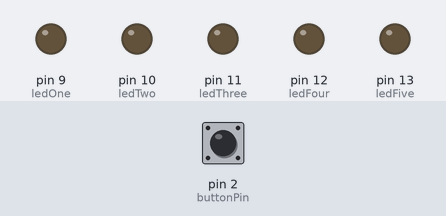
The sketch below on a simulated Arduino Uno, built with avr-gcc and run on an emulated ATmega328P. Parts: output pins drawn as LEDs (lit = HIGH). The test bench sets the inputs (shaded band); at power-on: pin 2 (buttonPin) HIGH.

Above: at 1.2 s.
1.3 s: pin 2 (buttonPin) pulled LOW for 0.15 s
At 1.37 s:
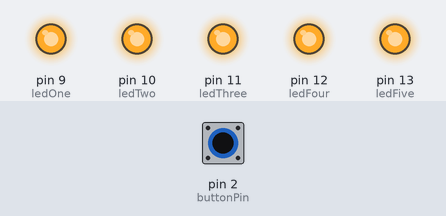
2.9 s: pin 2 (buttonPin) pulled LOW for 3.2 s
At 7.4 s:
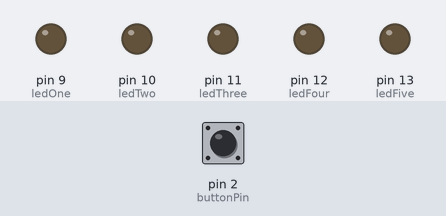
Timing chart, 0 to 8.9 s (numbered marks = the images above; inputs shaded):
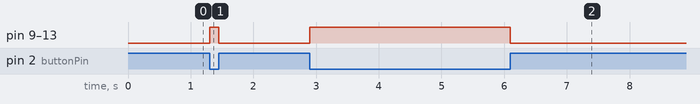

The sketch:

b.ino
```cpp
// constants for pinnumbers
const int buttonPin = 2;
const int ledOne = 9;
const int ledTwo = 10;
const int ledThree = 11;
const int ledFour = 12;
const int ledFive = 13;

// variable for button
int buttonState = 0;

void setup() {
    // prepare input and output
    pinMode(buttonPin, INPUT);

    pinMode(ledOne, OUTPUT);
    pinMode(ledTwo, OUTPUT);
    pinMode(ledThree, OUTPUT);
    pinMode(ledFour, OUTPUT);
    pinMode(ledFive, OUTPUT);

    // initial light values
    digitalWrite(ledOne, LOW);
    digitalWrite(ledTwo, LOW);
    digitalWrite(ledThree, LOW);
    digitalWrite(ledFour, LOW);
    digitalWrite(ledFive, LOW);
}

void loop() {
    buttonState = digitalRead(buttonPin);

    if (buttonState == LOW) {
        // turn on all lights
        digitalWrite(ledOne, HIGH);
        digitalWrite(ledTwo, HIGH);
        digitalWrite(ledThree, HIGH);
        digitalWrite(ledFour, HIGH);
        digitalWrite(ledFive, HIGH);
    }
    else {
        // return to default light values
        digitalWrite(ledOne, LOW);
        digitalWrite(ledTwo, LOW);
        digitalWrite(ledThree, LOW);
        digitalWrite(ledFour, LOW);
        digitalWrite(ledFive, LOW);
    }
}
```

Measured:
- after the input at 1.3 s, pin 9 (ledOne), pin 10 (ledTwo), pin 11 (ledThree), pin 12 (ledFour), pin 13 (ledFive): LOW → HIGH at once, → LOW 0.15 s later
- after the input at 2.9 s, pin 9 (ledOne), pin 10 (ledTwo), pin 11 (ledThree), pin 12 (ledFour), pin 13 (ledFive): LOW → HIGH at once, → LOW 3.2 s later
